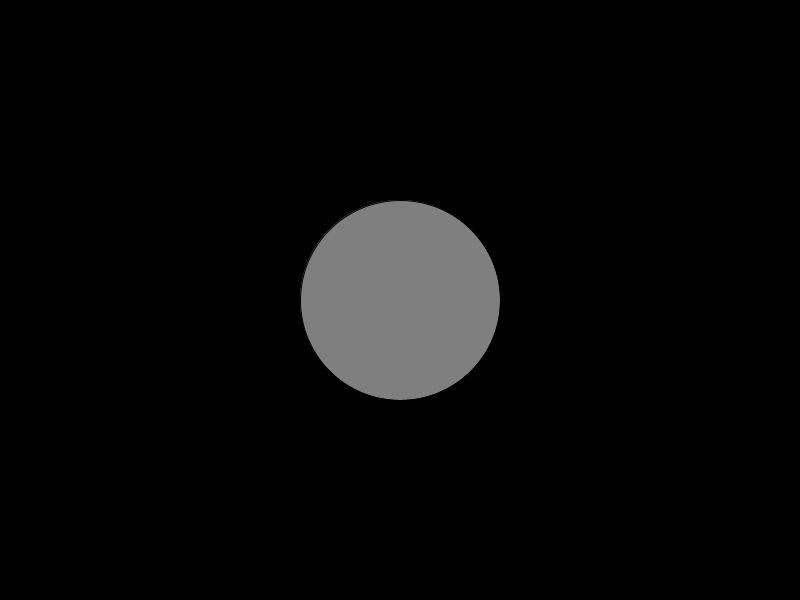
Frame 1 (no input)
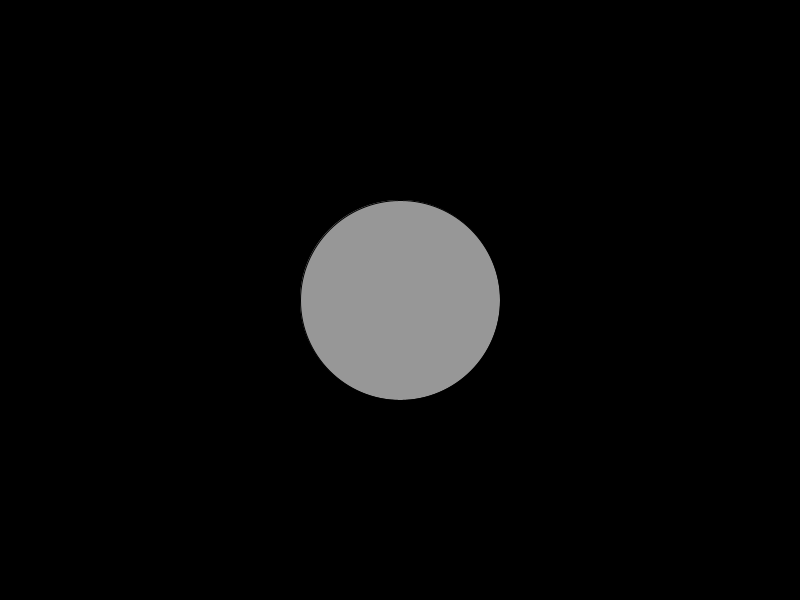
Frame 60 (the mouse pressed at the canvas centre just before this capture)
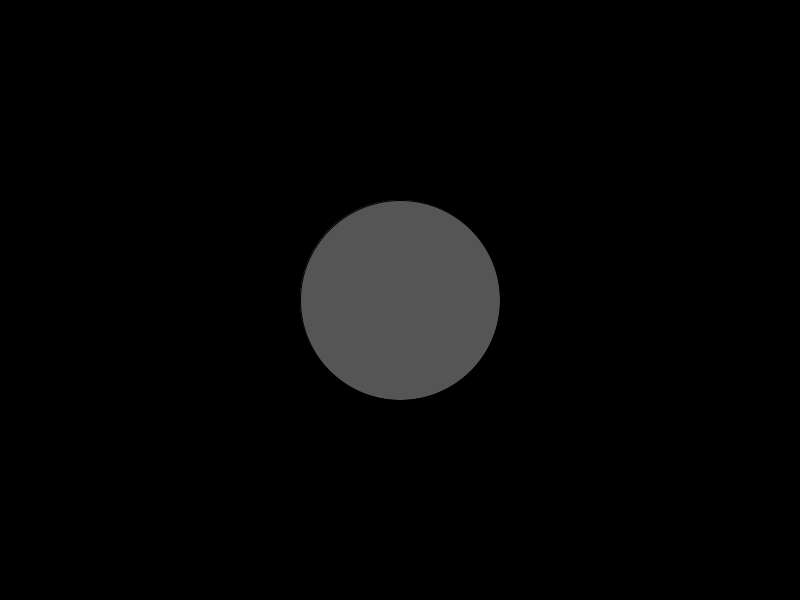
Frame 120 (the mouse held since frame 60 and released just before this capture)

The Processing sketch that drew these frames (run headless with seeded random() and noise(); from frame 60 on, the mouse is pressed at the canvas centre):

// Processing sketch: Pulsacao
// ── Pulsacao.pde
void setup(){
  size(800, 600);
}
float a = 0, cor;
void draw(){
  background(0);
  cor = 127*(sin(a)+1);
  fill(cor);
  ellipse(400, 300, 200, 200);
  a+=0.05;
}
